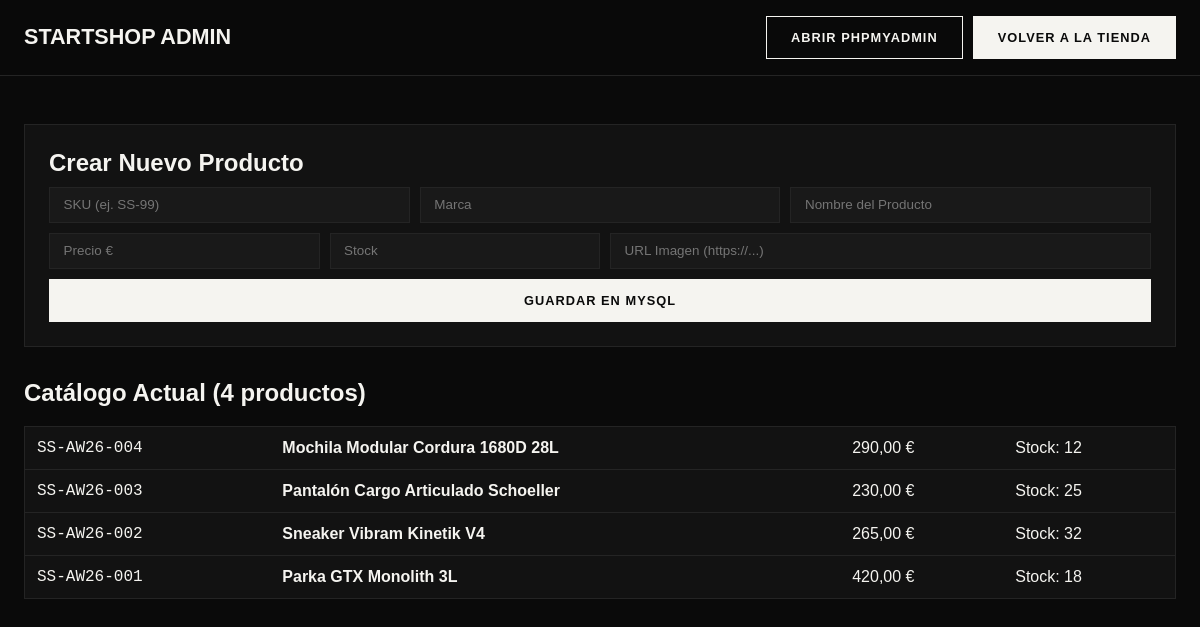
The app's page /admin/index.php with its own data.
### tables this page shows
CREATE TABLE IF NOT EXISTS `ss_products` (
  `id` INT UNSIGNED NOT NULL AUTO_INCREMENT,
  `category_id` INT UNSIGNED NOT NULL,
  `sku` VARCHAR(64) NOT NULL UNIQUE,
  `slug` VARCHAR(160) NOT NULL UNIQUE,
  `brand` VARCHAR(80) NOT NULL,
  `name_es` VARCHAR(180) NOT NULL,
  `name_en` VARCHAR(180) NOT NULL,
  `short_desc_es` VARCHAR(400) NOT NULL,
  `short_desc_en` VARCHAR(400) NOT NULL,
  `description_es` TEXT NOT NULL,
  `description_en` TEXT NOT NULL,
  `base_price` DECIMAL(10,2) NOT NULL,
  `sale_price` DECIMAL(10,2) DEFAULT NULL,
  `stock` INT NOT NULL DEFAULT 0,
  `rating_avg` DECIMAL(3,2) NOT NULL DEFAULT 5.00,
  `rating_count` INT UNSIGNED NOT NULL DEFAULT 1,
  `is_featured` TINYINT(1) NOT NULL DEFAULT 1,
  `is_new` TINYINT(1) NOT NULL DEFAULT 1,
  `main_image` VARCHAR(255) NOT NULL,
  `gallery_json` JSON DEFAULT NULL,
  `specs_json` JSON DEFAULT NULL,
  `created_at` TIMESTAMP NOT NULL DEFAULT CURRENT_TIMESTAMP,
  PRIMARY KEY (`id`)
);

### config/security.php (called while the page is built, shortened)
<?php
function e(?string $value): string {
    return htmlspecialchars((string) $value, ENT_QUOTES | ENT_SUBSTITUTE, 'UTF-8');
}

### config/currency.php (called while the page is built, shortened)
<?php
$currencies = [
    'EUR' => ['symbol' => '€', 'rate' => 1.0000, 'position' => 'after'],
    'USD' => ['symbol' => '$', 'rate' => 1.0850, 'position' => 'before'],
    'GBP' => ['symbol' => '£', 'rate' => 0.8550, 'position' => 'before'],
];
$currentCurrency = $_SESSION['currency'] ?? 'EUR';
function formatPrice(float $amountInEur, ?string $currencyCode = null): string {
    global $currencies, $currentCurrency;
    $code = $currencyCode ?? $currentCurrency;
    $conf = $currencies[$code] ?? $currencies['EUR'];
    $formatted = number_format(round($amountInEur * $conf['rate'], 2), 2, ',', '.');
    return $conf['position'] === 'before' ? $conf['symbol'] . $formatted : $formatted . ' ' . $conf['symbol'];
}

### admin/index.php (the view, shortened to what this page needs)
<?php
require_once dirname(__DIR__) . '/conexion.php';
require_once dirname(__DIR__) . '/config/currency.php';
require_once dirname(__DIR__) . '/config/security.php';
$pdo = Database::getConnection();
$products =$pdo->query("SELECT * FROM ss_products ORDER BY id DESC")->fetchAll();
?>
<!DOCTYPE html>
<html lang="es" data-theme="dark">
<head>
  <link rel="stylesheet" href="../css/design-system.css">
</head>
<body>
  <header class="ss-Header">
    <div class="ss-NavContainer">
      <span class="ss-Brand">STARTSHOP ADMIN</span>
      <div style="display:flex;gap:10px;">
        <a href="http://localhost/phpmyadmin/index.php?route=/database/structure&db=startshop" target="_blank" class="ss-Btn ss-Btn--outline">Abrir phpMyAdmin</a>
        <a href="../index.php" class="ss-Btn">Volver a la Tienda</a>
      </div>
    </div>
  </header>
  <main class="ss-Container">
    <form method="POST" style="background:var(--bg-elevated);padding:24px;border:1px solid var(--border-subtle);display:grid;gap:10px;margin-bottom:32px;">
      <h2 style="margin:0;font-family:var(--font-display);">Crear Nuevo Producto</h2>
      <div style="display:grid;grid-template-columns:1fr 1fr 1fr;gap:10px;">
        <input type="text" name="sku" required placeholder="SKU (ej. SS-99)" class="ss-SearchInput">
        <input type="text" name="brand" required placeholder="Marca" class="ss-SearchInput">
        <input type="text" name="name_es" required placeholder="Nombre del Producto" class="ss-SearchInput">
      </div>
      <div style="display:grid;grid-template-columns:1fr 1fr 2fr;gap:10px;">
        <input type="number" step="0.01" name="base_price" required placeholder="Precio €" class="ss-SearchInput">
        <input type="number" name="stock" required placeholder="Stock" class="ss-SearchInput">
        <input type="url" name="main_image" required placeholder="URL Imagen (https://...)" class="ss-SearchInput">
      </div>
      <button type="submit" class="ss-Btn">Guardar en MySQL</button>
    </form>
    <h2 style="font-family:var(--font-display);">Catálogo Actual (<?= count($products) ?> productos)</h2>
    <table style="width:100%;border-collapse:collapse;background:var(--bg-elevated);border:1px solid var(--border-subtle);">
      <?php foreach ($products as$p): ?>
        <tr style="border-bottom:1px solid var(--border-subtle);">
          <td style="padding:12px;font-family:var(--font-mono);"><?= e($p['sku']) ?></td>
          <td style="padding:12px;font-weight:600;"><?= e($p['name_es']) ?></td>
          <td style="padding:12px;"><?= formatPrice((float)$p['base_price']) ?></td>
          <td style="padding:12px;">Stock: <?= (int)$p['stock'] ?></td>
        </tr>
      <?php endforeach; ?>
    </table>
  </main>
</body>
</html>

### css/design-system.css (style rules this page uses)
:root { --bg-primary: #f7f6f2; --bg-elevated: #ffffff; --bg-subtle: #eceae4; --bg-glass: rgba(247,246,242,0.88); --text-primary: #0d0d0d; --text-secondary: #52514e; --text-muted: #85837e; --border-subtle: #dedbd3; --border-strong: #0d0d0d; --accent-primary: #0d0d0d; --accent-contrast: #f7f6f2; --accent-highlight: #c84b31; --status-success: #1b6e44; --status-danger: #b91c1c; --font-display: 'Syne', sans-serif; --font-sans: 'Plus Jakarta Sans', sans-serif; --font-mono: 'JetBrains Mono', monospace; --space-4: 1rem; --space-6: 1.5rem; --space-8: 2rem; --space-12: 3rem; --space-16: 4rem; --space-24: 6rem; }
[data-theme="dark"] { --bg-primary: #0a0a0a; --bg-elevated: #121212; --bg-subtle: #191919; --bg-glass: rgba(10,10,10,0.88); --text-primary: #f5f4f0; --text-secondary: #a6a49e; --text-muted: #6e6d68; --border-subtle: #242424; --border-strong: #f5f4f0; --accent-primary: #f5f4f0; --accent-contrast: #0a0a0a; --accent-highlight: #e05a3f; }
*, *::before, *::after { box-sizing: border-box; }
body { margin: 0; background: var(--bg-primary); color: var(--text-primary); font-family: var(--font-sans); transition: background 0.3s, color 0.3s; }
.ss-Header { position: sticky; top: 0; z-index: 100; background: var(--bg-glass); backdrop-filter: blur(14px); border-bottom: 1px solid var(--border-subtle); }
.ss-NavContainer { max-width: 1440px; margin: 0 auto; padding: 1rem 1.5rem; display: flex; justify-content: space-between; align-items: center; gap: 1.5rem; flex-wrap: wrap; }
.ss-Brand { font-family: var(--font-display); font-weight: 800; font-size: 1.35rem; color: var(--text-primary); text-decoration: none; display: flex; align-items: center; gap: 0.5rem; }
.ss-SearchInput { width: 100%; background: var(--bg-subtle); border: 1px solid var(--border-subtle); color: var(--text-primary); padding: 0.6rem 0.85rem; font-size: 0.84rem; }
.ss-Btn { display: inline-flex; align-items: center; justify-content: center; padding: 0.8rem 1.5rem; font-size: 0.8rem; font-weight: 600; letter-spacing: 0.08em; text-transform: uppercase; text-decoration: none; border: 1px solid var(--accent-primary); background: var(--accent-primary); color: var(--accent-contrast); cursor: pointer; transition: transform 0.2s; }
.ss-Btn--outline { background: transparent; color: var(--text-primary); border-color: var(--border-strong); }
.ss-Container { max-width: 1440px; margin: 0 auto; padding: 3rem 1.5rem; }

### records on screen
ss_products: sku "SS-AW26-004", name_es "Mochila Modular Cordura 1680D 28L", base_price "290,00 €", stock "12"
ss_products: sku "SS-AW26-003", name_es "Pantalón Cargo Articulado Schoeller", base_price "230,00 €", stock "25"
ss_products: sku "SS-AW26-002", name_es "Sneaker Vibram Kinetik V4", base_price "265,00 €", stock "32"
ss_products: sku "SS-AW26-001", name_es "Parka GTX Monolith 3L", base_price "420,00 €", stock "18"

### other values on screen
count($products) "4"
